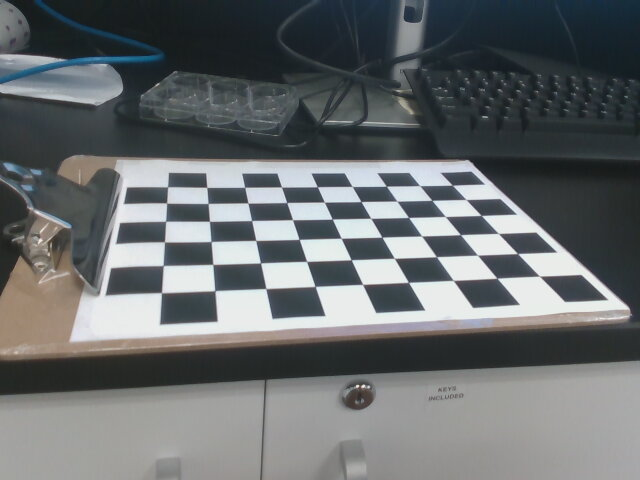
#> input picture src/camera_cal_imgs/2023-09-20-135650.jpg, 640 x 480 px; its folder holds only this picture in this run
$ python calibrate_camera.py
#> lines starting #> are read from the running program, lines starting #| are printed output that depends on the picture; after the words box and inside, x2 and y2 are one past the last pixel; in counts of white or black regions, pixels touching at a corner belong together
import cv2
import numpy as np
import glob

# Camera calibration
def calibrate_camera(images, nx, ny):
    """
    Calibrate camera using chessboard images
    :param images: list of chessboard images
    :param nx: number of corners in x direction
    :param ny: number of corners in y direction
    """
#> called with nx = 9, ny = 6
    # Prepare object points
    objp = np.zeros((nx*ny, 3), np.float32)
    objp[:,:2] = np.mgrid[0:nx,0:ny].T.reshape(-1,2)

    # Arrays to store object points and image points
    objpoints = [] # 3D points in real world space
    imgpoints = [] # 2D points in image plane

    for fname in images:
        # Read in each image
        img = cv2.imread(fname)
#> img is the input picture: shape (480, 640, 3); mean B, G, R 109.3, 107.7, 103.8
        gray = cv2.cvtColor(img, cv2.COLOR_BGR2GRAY)
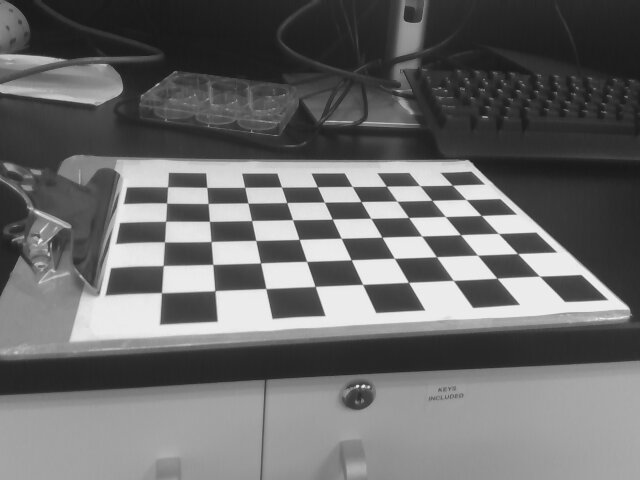
#> gray: shape (480, 640); min 17, max 249, mean 106.7

        # Find the chessboard corners
        ret, corners = cv2.findChessboardCorners(gray, (nx, ny), None)
#> ret = True; corners = 54 rows, first 8: [539.4, 276], [496.9, 278.2], [453.4, 280.5], [408.4, 282.3], [362.6, 284.4], [315.2, 286.4], [265.8, 288.5], [215, 290.7]

        # If corners are found, add object points and image points
        if ret == True:

            # Refine corners
            corners = cv2.cornerSubPix(gray, corners, (11,11), (-1,-1), criteria=(cv2.TERM_CRITERIA_EPS + cv2.TERM_CRITERIA_MAX_ITER, 30, 0.001))
#> corners = 54 rows, first 8: [539.5, 276.2], [497, 278.2], [453.3, 280.4], [408.5, 282.3], [362.6, 284.4], [315.2, 286.4], [265.8, 288.6], [214.8, 290.7]

            objpoints.append(objp)
            imgpoints.append(corners)

            # Draw and display the corners
            cv2.drawChessboardCorners(img, (nx, ny), corners, ret)
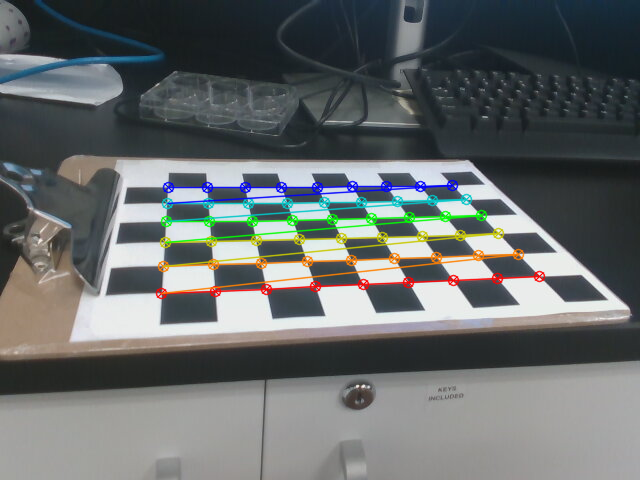
#> img: shape (480, 640, 3); 4.6% of pixels changed, all inside (x1, y1, x2, y2) = (155, 179, 546, 300)
            cv2.imshow('img', img)
            cv2.waitKey(500)

    cv2.destroyAllWindows()

    # Calibrate camera using object points and image points
    ret, cameraMatrix, distCoeffs, rvecs, tvecs = cv2.calibrateCamera(objpoints, imgpoints, gray.shape[::-1], None, None)
#> ret = 0.155; cameraMatrix = [[598.4, 0, 320.9], [0, 614.4, 241.1], [0, 0, 1]]; distCoeffs = [[0.0464, 0.45, -0.0161, -0.00206, -2.02]]; rvecs = ([-0.246, 1.55, 2.58],); tvecs = ([4.77, 0.771, 13.14],)
    # cameraMatrix: intrinsic camera matrix]
    # distCoeffs: distortion coefficients
    # rvecs: rotation vectors, 3×1 vector. The direction of the vector specifies the axis of rotation and the magnitude of the vector specifies the angle of rotation.
    # tvecs: translation vectors, 3×1 vector

    return cameraMatrix, distCoeffs


if __name__ == '__main__':

    images = glob.glob('camera_cal_imgs/*.jpg')

    # Calibrate camera
    cameraMatrix, distCoeffs = calibrate_camera(images, 9, 6)
#> cameraMatrix = [[598.4, 0, 320.9], [0, 614.4, 241.1], [0, 0, 1]]; distCoeffs = [[0.0464, 0.45, -0.0161, -0.00206, -2.02]]

    np.savez('camera_cal_imgs/calibration.npz', mtx=cameraMatrix, dist=distCoeffs)

    # Load camera calibration parameters
    with np.load('camera_cal_imgs/calibration.npz') as X:
        # print calib params
        print(X['mtx'])
        print(X['dist'])

        # extract fx, fy, cx, cy
        fx = X['mtx'][0,0]
        fy = X['mtx'][1,1]
        cx = X['mtx'][0,2]
        cy = X['mtx'][1,2]

        # extract k1, k2, p1, p2, k3
        k1 = X['dist'][0,0]
        k2 = X['dist'][0,1]
        p1 = X['dist'][0,2]
        p2 = X['dist'][0,3]
        k3 = X['dist'][0,4]

        u0 = cx
        v0 = cy
        px = fx
        py = fy

        print('fx: ', fx)
        print('fy: ', fy)
        print('cx: ', cx)
        print('cy: ', cy)
        print('k1: ', k1)
        print('k2: ', k2)
        print('p1: ', p1)
        print('p2: ', p2)
        print('k3: ', k3)

# [[606.98800735   0.         331.55629021]
#  [  0.         608.67807083 236.34166349]
#  [  0.           0.           1.        ]]
# [[-3.85668627e-04  1.42084216e+00 -9.93226137e-03  4.84760509e-03
#   -6.02852685e+00]]
# fx:  606.9880073466848
# fy:  608.6780708260555
# cx:  331.55629021374466
# cy:  236.34166348802154
# k1:  -0.0003856686270765646
# k2:  1.4208421639444635
# p1:  -0.009932261368307414
# p2:  0.0048476050939629655
# k3:  -6.028526848910048

$ run again, on src/camera_cal_imgs/2023-09-20-140020.jpg
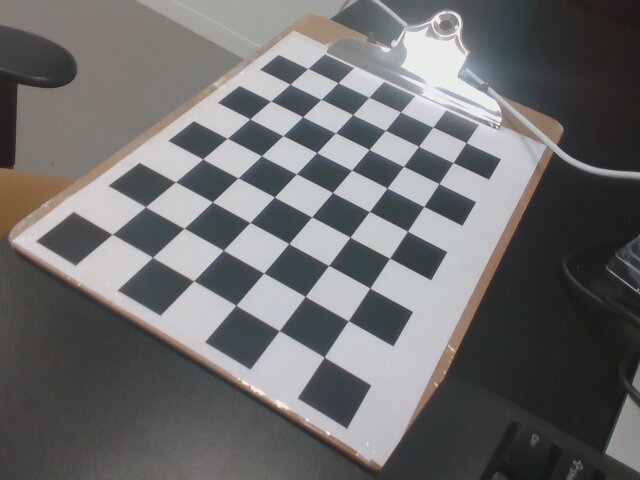
#> input picture src/camera_cal_imgs/2023-09-20-140020.jpg, 640 x 480 px
#> in calibrate_camera, img is the input picture: shape (480, 640, 3); mean B, G, R 108.6, 108.3, 108.8
#> in calibrate_camera, `gray = cv2.cvtColor(img, cv2.COLOR_BGR2GRAY)`:
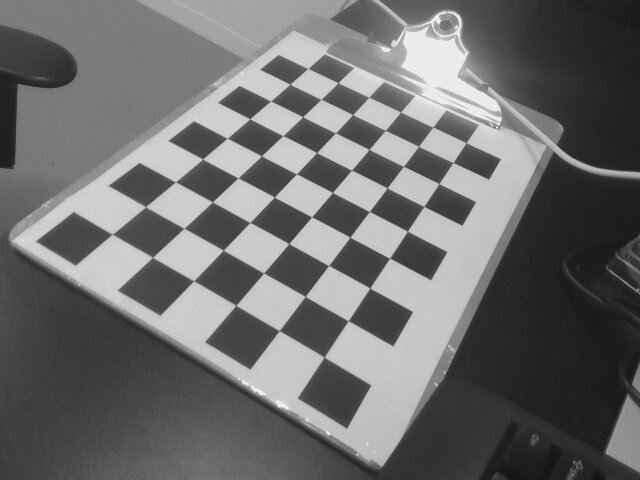
#> gray: shape (480, 640); min 20, max 249, mean 108.5
#> in calibrate_camera, `ret, corners = cv2.findChessboardCorners(gray, (nx, ny), None)`: ret = True; corners = 54 rows, first 8: [112.1, 234.3], [145.5, 206.8], [175.5, 182], [202.6, 158.9], [227.2, 138.2], [249.9, 118.7], [270.7, 101], [290, 84.25]
#> in calibrate_camera, `corners = cv2.cornerSubPix(gray, corners, (11,11), (-1,-1), criteria=(..`: corners = 54 rows, first 8: [112.3, 234.3], [145.5, 206.7], [175.4, 181.9], [202.7, 159], [227.2, 138.2], [249.8, 118.8], [270.6, 100.9], [290, 84.23]
#> in calibrate_camera, `cv2.drawChessboardCorners(img, (nx, ny), corners, ret)`:
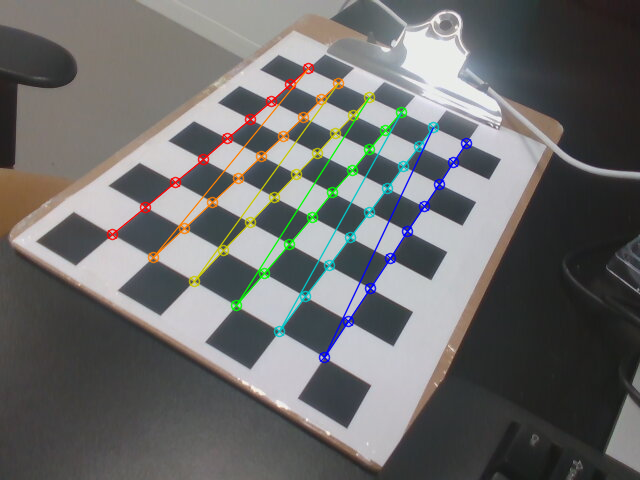
#> img: shape (480, 640, 3); 3.62% of pixels changed, all inside (x1, y1, x2, y2) = (106, 62, 473, 364)
#> in calibrate_camera, `ret, cameraMatrix, distCoeffs, rvecs, tvecs = cv2.calibrateCamera(objp..`: ret = 0.164; cameraMatrix = [[613.2, 0, 320.2], [0, 625.6, 241.4], [0, 0, 1]]; distCoeffs = [[-0.132, 4.07, -0.0102, -0.00551, -19.46]]; rvecs = ([-0.586, -0.521, -0.948],); tvecs = ([-4.23, -0.127, 12.66],)
#> `cameraMatrix, distCoeffs = calibrate_camera(images, 9, 6)`: cameraMatrix = [[613.2, 0, 320.2], [0, 625.6, 241.4], [0, 0, 1]]; distCoeffs = [[-0.132, 4.07, -0.0102, -0.00551, -19.46]]

$ run again, on src/camera_cal_imgs/2023-09-20-140034.jpg
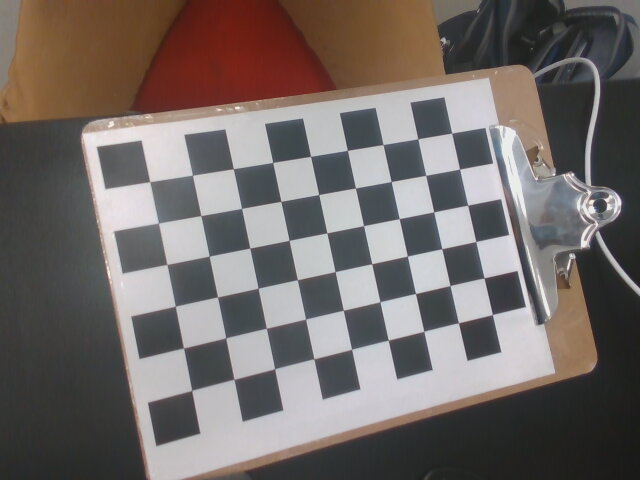
#> input picture src/camera_cal_imgs/2023-09-20-140034.jpg, 640 x 480 px
#> in calibrate_camera, img is the input picture: shape (480, 640, 3); mean B, G, R 103.8, 106.4, 114.2
#> in calibrate_camera, `gray = cv2.cvtColor(img, cv2.COLOR_BGR2GRAY)`:
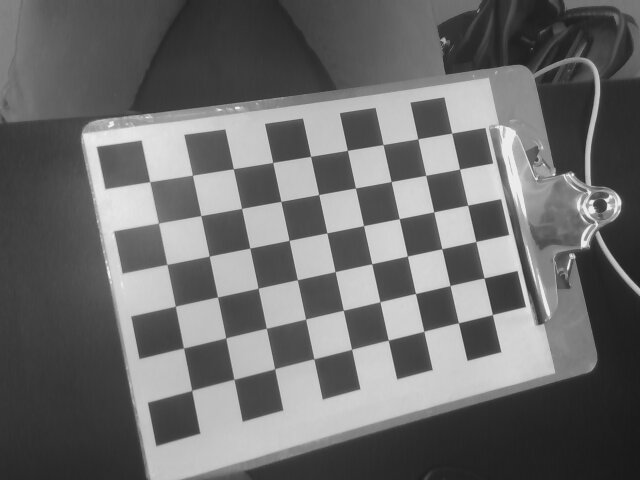
#> gray: shape (480, 640); min 24, max 247, mean 108.4
#> in calibrate_camera, `ret, corners = cv2.findChessboardCorners(gray, (nx, ny), None)`: ret = True; corners = 54 rows, first 8: [149.6, 181.6], [192.4, 175.3], [233.3, 168.8], [272.7, 162.5], [310.4, 156.3], [347.4, 150.3], [383, 144.5], [417.7, 139]
#> in calibrate_camera, `corners = cv2.cornerSubPix(gray, corners, (11,11), (-1,-1), criteria=(..`: corners = 54 rows, first 8: [149.7, 181.7], [192.4, 175.1], [233.3, 168.7], [272.7, 162.4], [310.6, 156.3], [347.4, 150.4], [383.1, 144.5], [417.8, 138.8]
#> in calibrate_camera, `cv2.drawChessboardCorners(img, (nx, ny), corners, ret)`:
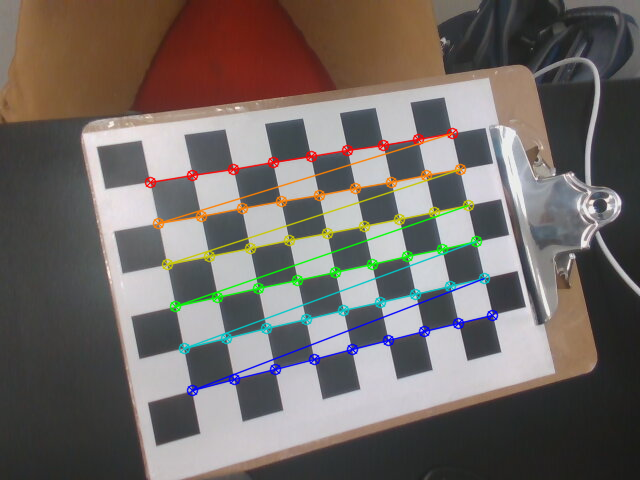
#> img: shape (480, 640, 3); 4.52% of pixels changed, all inside (x1, y1, x2, y2) = (144, 127, 499, 397)
#> in calibrate_camera, `ret, cameraMatrix, distCoeffs, rvecs, tvecs = cv2.calibrateCamera(objp..`: ret = 0.116; cameraMatrix = [[544.5, 0, 309.8], [0, 543.8, 246], [0, 0, 1]]; distCoeffs = [[-0.0301, 1.29, -0.00114, 0.00268, -4.58]]; rvecs = ([-0.0604, -0.234, -0.202],); tvecs = ([-3.79, -1.52, 12.93],)
#> `cameraMatrix, distCoeffs = calibrate_camera(images, 9, 6)`: cameraMatrix = [[544.5, 0, 309.8], [0, 543.8, 246], [0, 0, 1]]; distCoeffs = [[-0.0301, 1.29, -0.00114, 0.00268, -4.58]]

$ run again, on src/camera_cal_imgs/2023-09-20-140051.jpg
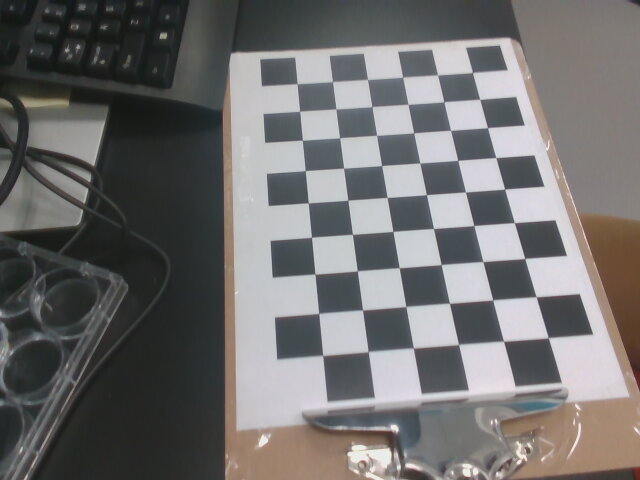
#> input picture src/camera_cal_imgs/2023-09-20-140051.jpg, 640 x 480 px
#> in calibrate_camera, img is the input picture: shape (480, 640, 3); mean B, G, R 110.1, 110.4, 111.9
#> in calibrate_camera, `gray = cv2.cvtColor(img, cv2.COLOR_BGR2GRAY)`:
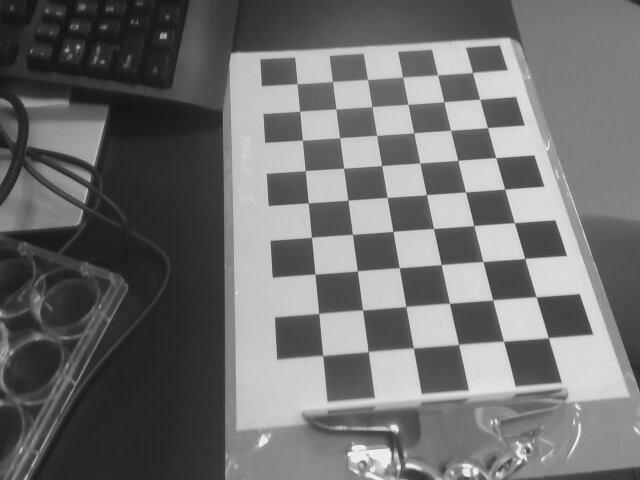
#> gray: shape (480, 640); min 16, max 247, mean 110.8
#> in calibrate_camera, `ret, corners = cv2.findChessboardCorners(gray, (nx, ny), None)`: ret = True; corners = 54 rows, first 8: [472.4, 72.53], [479.7, 99.37], [487.6, 127.6], [495.8, 157.5], [504.6, 189], [514.2, 222.6], [524.7, 258.5], [536.1, 296.8]
#> in calibrate_camera, `corners = cv2.cornerSubPix(gray, corners, (11,11), (-1,-1), criteria=(..`: corners = 54 rows, first 8: [472.5, 72.47], [479.7, 99.35], [487.5, 127.6], [495.8, 157.6], [504.7, 189.1], [514.4, 222.6], [524.8, 258.5], [536.1, 296.7]
#> in calibrate_camera, `cv2.drawChessboardCorners(img, (nx, ny), corners, ret)`:
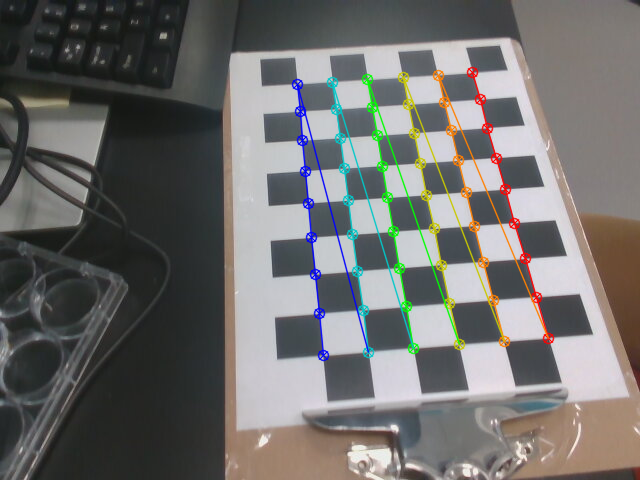
#> img: shape (480, 640, 3); 4.24% of pixels changed, all inside (x1, y1, x2, y2) = (291, 66, 555, 362)
#> in calibrate_camera, `ret, cameraMatrix, distCoeffs, rvecs, tvecs = cv2.calibrateCamera(objp..`: ret = 0.122; cameraMatrix = [[470.1, 0, 318.7], [0, 443.4, 241.3], [0, 0, 1]]; distCoeffs = [[0.00825, 0.325, -0.00689, 0.00307, -0.727]]; rvecs = ([-0.337, 0.282, 1.46],); tvecs = ([4.36, -5.07, 13.61],)
#> `cameraMatrix, distCoeffs = calibrate_camera(images, 9, 6)`: cameraMatrix = [[470.1, 0, 318.7], [0, 443.4, 241.3], [0, 0, 1]]; distCoeffs = [[0.00825, 0.325, -0.00689, 0.00307, -0.727]]

$ run again, on src/camera_cal_imgs/2023-09-20-135940.jpg
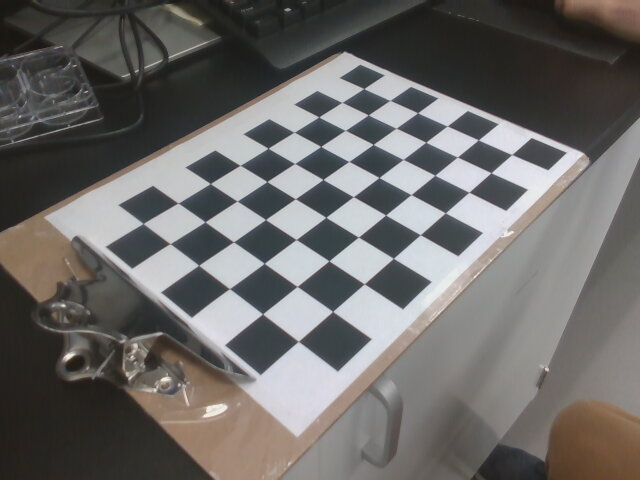
#> input picture src/camera_cal_imgs/2023-09-20-135940.jpg, 640 x 480 px
#> in calibrate_camera, img is the input picture: shape (480, 640, 3); mean B, G, R 103.5, 105.3, 107.4
#> in calibrate_camera, `gray = cv2.cvtColor(img, cv2.COLOR_BGR2GRAY)`:
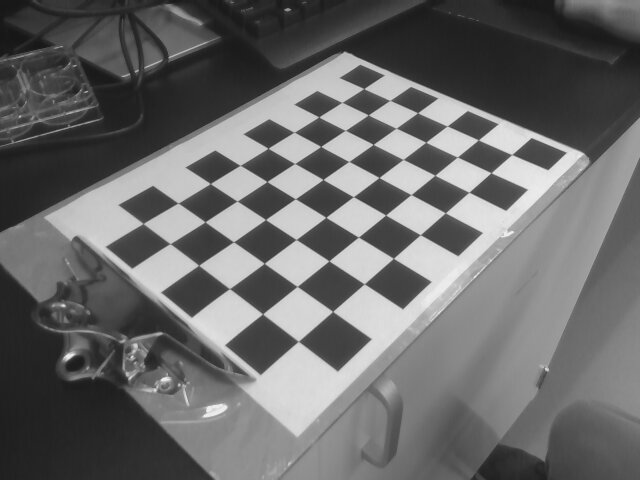
#> gray: shape (480, 640); min 21, max 245, mean 105.7
#> in calibrate_camera, `ret, corners = cv2.findChessboardCorners(gray, (nx, ny), None)`: ret = True; corners = 54 rows, first 8: [511.9, 154.5], [491.1, 172.6], [469.1, 192.3], [445.3, 212.8], [420.3, 234.7], [393.4, 258.3], [364.3, 283.8], [332.6, 311.4]
#> in calibrate_camera, `corners = cv2.cornerSubPix(gray, corners, (11,11), (-1,-1), criteria=(..`: corners = 54 rows, first 8: [511.8, 154.5], [491.1, 172.7], [468.9, 192.2], [445.4, 212.8], [420.3, 234.7], [393.4, 258.3], [364.3, 283.8], [332.7, 311.4]
#> in calibrate_camera, `cv2.drawChessboardCorners(img, (nx, ny), corners, ret)`:
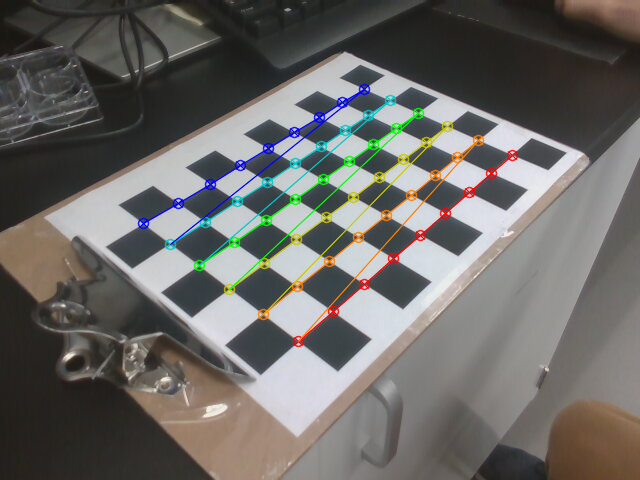
#> img: shape (480, 640, 3); 3.64% of pixels changed, all inside (x1, y1, x2, y2) = (137, 83, 519, 348)
#> in calibrate_camera, `ret, cameraMatrix, distCoeffs, rvecs, tvecs = cv2.calibrateCamera(objp..`: ret = 0.172; cameraMatrix = [[578.5, 0, 318.9], [0, 562.6, 243.3], [0, 0, 1]]; distCoeffs = [[-0.144, 3.37, -0.011, -0.00457, -14.66]]; rvecs = ([-0.365, 0.88, 2.17],); tvecs = ([5.02, -2.35, 15.15],)
#> `cameraMatrix, distCoeffs = calibrate_camera(images, 9, 6)`: cameraMatrix = [[578.5, 0, 318.9], [0, 562.6, 243.3], [0, 0, 1]]; distCoeffs = [[-0.144, 3.37, -0.011, -0.00457, -14.66]]
